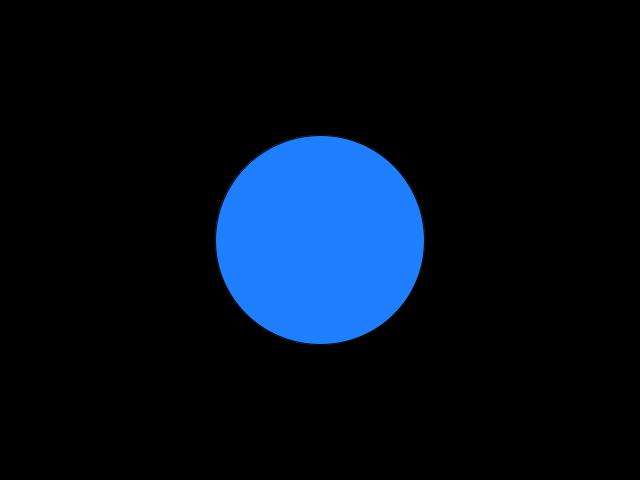
Frame 1 (no input)
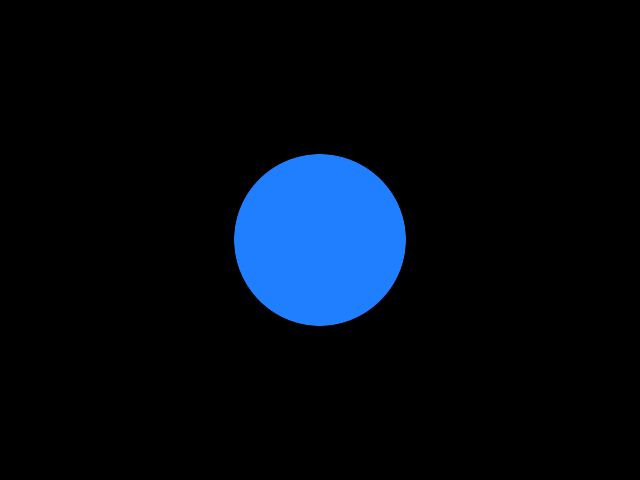
Frame 60 (the mouse pressed at the canvas centre just before this capture)
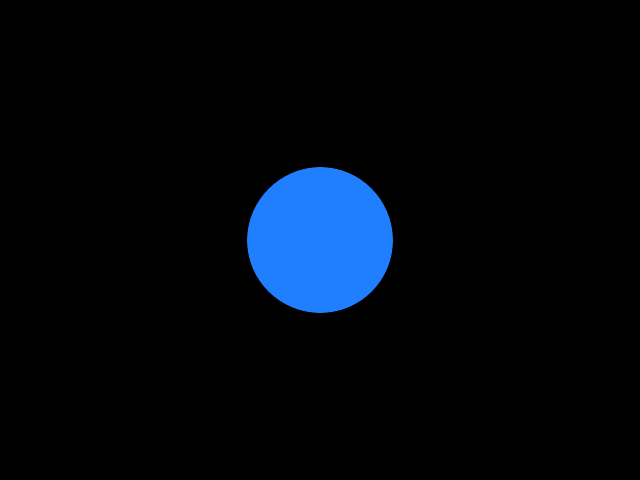
Frame 120 (the mouse held since frame 60 and released just before this capture)

The Processing sketch that drew these frames (run headless with seeded random() and noise(); from frame 60 on, the mouse is pressed at the canvas centre):

// Processing sketch: processing_117887
// ── processing_117887.pde

void setup(){
   size(640,480);
   frameRate(30);
}

void draw(){
  background(0);
  fill(31,127,255);
  float radius = 100 * sin(frameCount / 10.0) + 200;
  ellipse(width/2, height/2, radius,radius);
}
